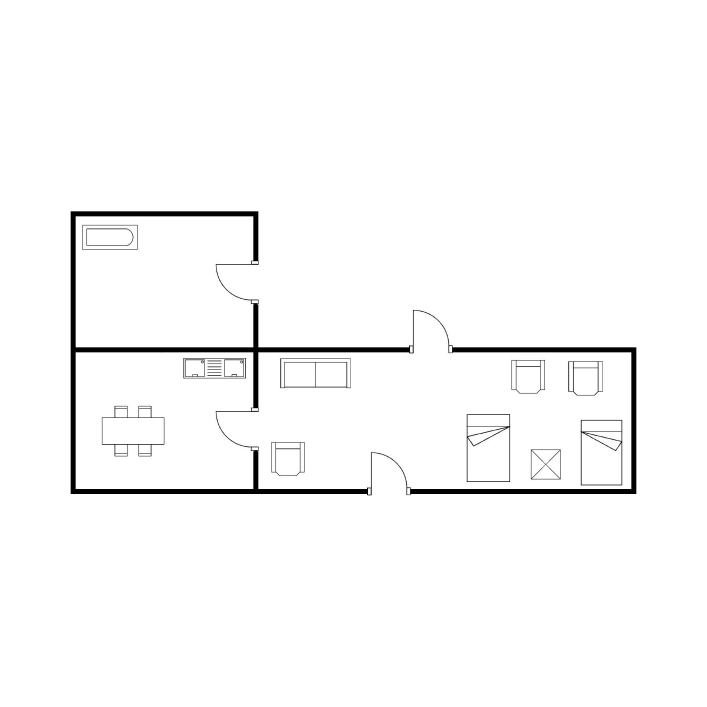
#> input picture ROBIN/augmented_Dataset_3rooms/Cat1_1.jpg, 2121 x 2121 px, given as the content of the folder ROBIN/parcel_Dataset_4rooms, which was not available (shown at 1/3 size)
$ python create_paired_images.py
#> lines starting #> are read from the running program, lines starting #| are printed output that depends on the picture; pictures that were not available may be replaced by others from this repository, and a replacement may not be noted
import os
import cv2
import numpy as np
from copy import deepcopy, copy

class  Paired_Preparation:
    def __init__(self):
        self.folder_name = "Dataset_4rooms"
        self.final_folder_name_first = "parcel_"+self.folder_name
        self.final_folder_name_second = "footprint_"+self.folder_name
        self.save_folder_name = 'footprint_generation'+self.folder_name
        self.image_size = 512
        self.list_of_image = os.listdir("ROBIN/"+self.final_folder_name_first)
        self.img1 = None
        self.img2 = None
        if not os.path.isdir("ROBIN/"+self.save_folder_name):
            os.makedirs("ROBIN/"+self.save_folder_name)

    def create_paired(self):
        for image in self.list_of_image[:5]:
            self.footprint_points = []
            self.img1 = cv2.imread("ROBIN/"+self.final_folder_name_first+"/"+image)
#> self.img1 is the input picture: shape (2121, 2121, 3); min 0, max 255, mean 249.3
            self.img1 = cv2.resize(self.img1,(self.image_size,self.image_size))
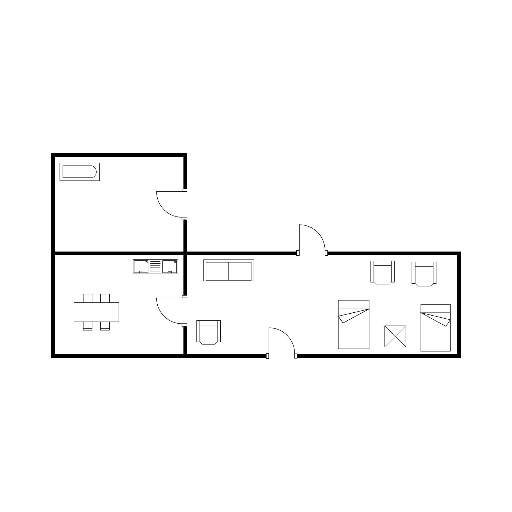
#> self.img1: shape (512, 512, 3); min 0, max 255, mean 249.1
            self.img2 = cv2.imread("ROBIN/"+self.final_folder_name_second+"/"+image)
            self.img2 = cv2.resize(self.img2,(self.image_size,self.image_size))
            self.img_copy= cv2.hconcat([self.img1, self.img2])
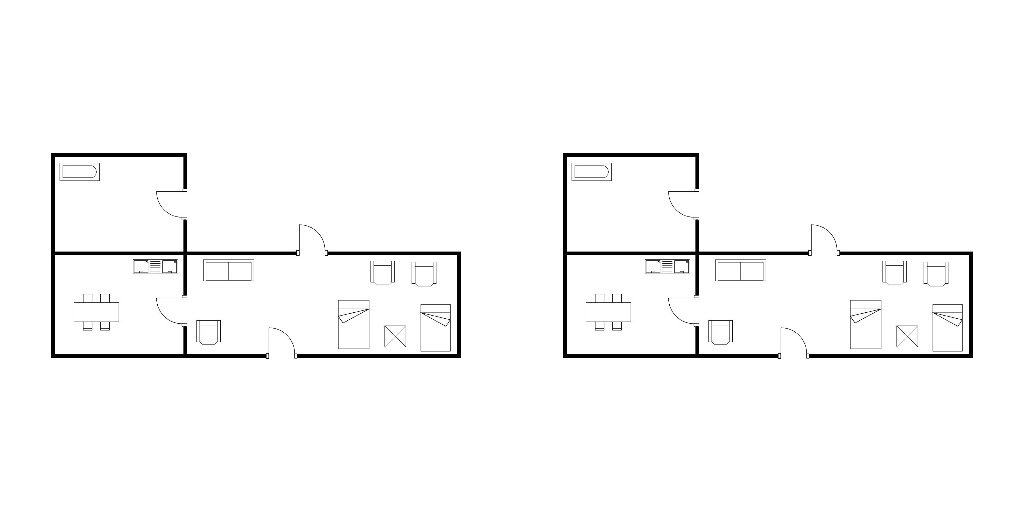
#> self.img_copy: shape (512, 1024, 3); min 0, max 255, mean 249.1
            cv2.imwrite("ROBIN/"+self.save_folder_name+"/"+image,self.img_copy)

paired = Paired_Preparation()
paired.create_paired()

$ run again, on ROBIN/augmented_Dataset_4rooms/Cat18_2.jpg
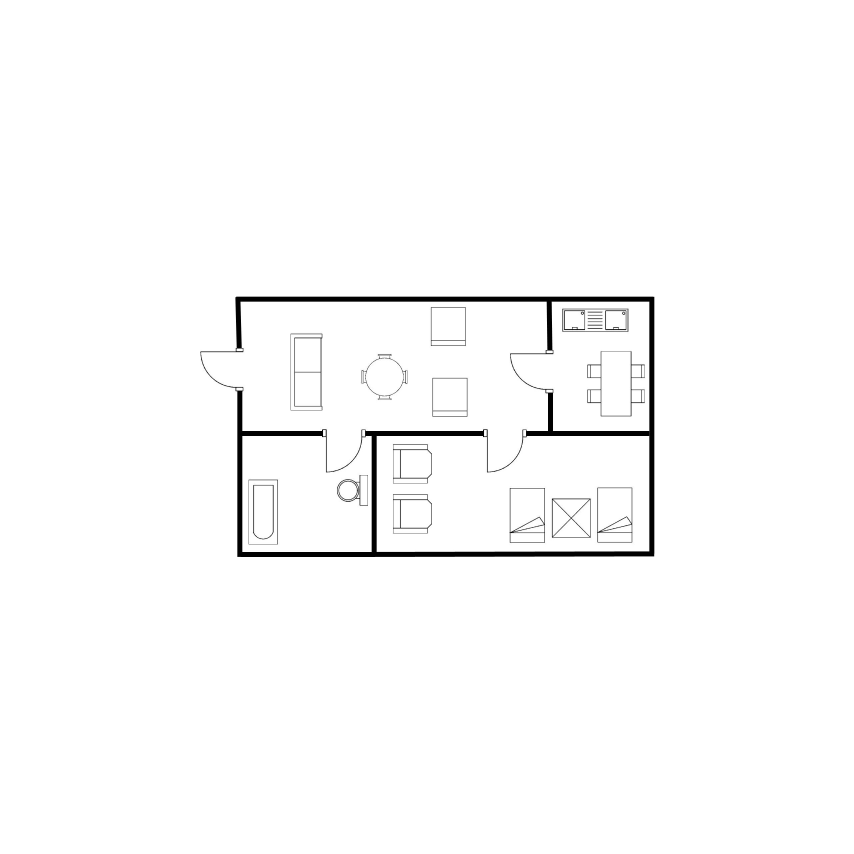
#> input picture ROBIN/augmented_Dataset_4rooms/Cat18_2.jpg, 2562 x 2562 px, given as the content of the folder ROBIN/parcel_Dataset_4rooms, which was not available (shown at 1/3 size)
#> in create_paired, self.img1 is the input picture: shape (2562, 2562, 3); min 0, max 255, mean 251
#> in create_paired, `self.img1 = cv2.resize(self.img1,(self.image_size,self.image_size))`:
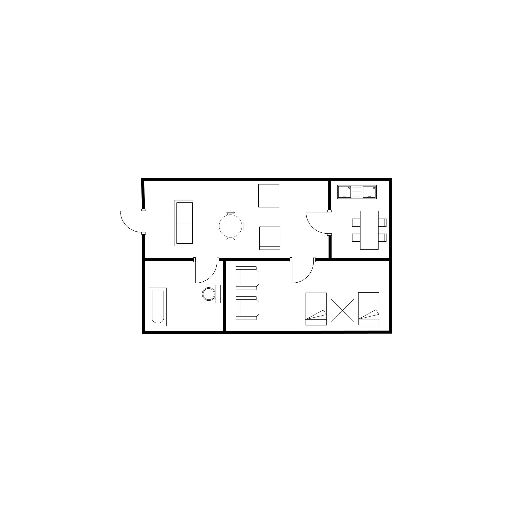
#> self.img1: shape (512, 512, 3); min 0, max 255, mean 250.9
#> in create_paired, `self.img_copy= cv2.hconcat([self.img1, self.img2])`:
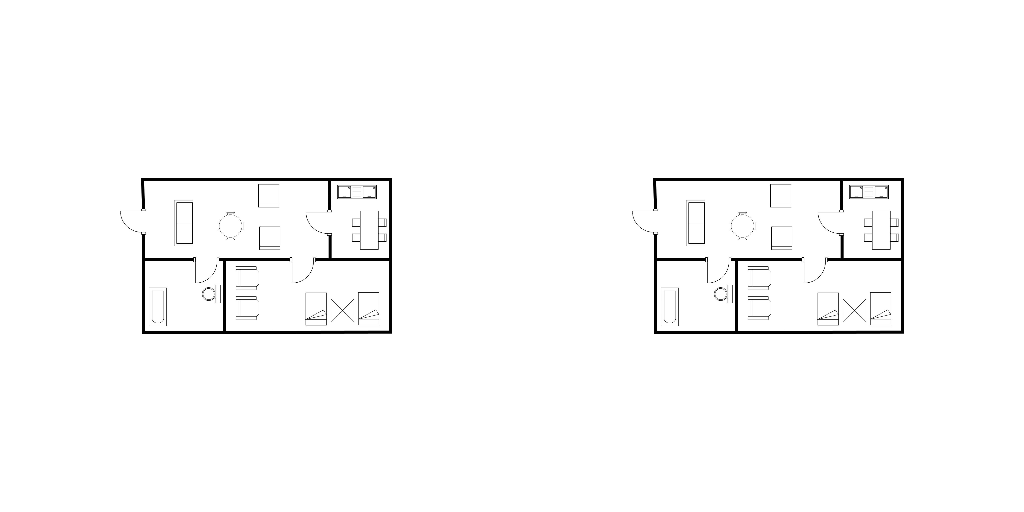
#> self.img_copy: shape (512, 1024, 3); min 0, max 255, mean 250.9

$ run again, on ROBIN/augmented_Dataset_4rooms/Cat18_3_r.jpg
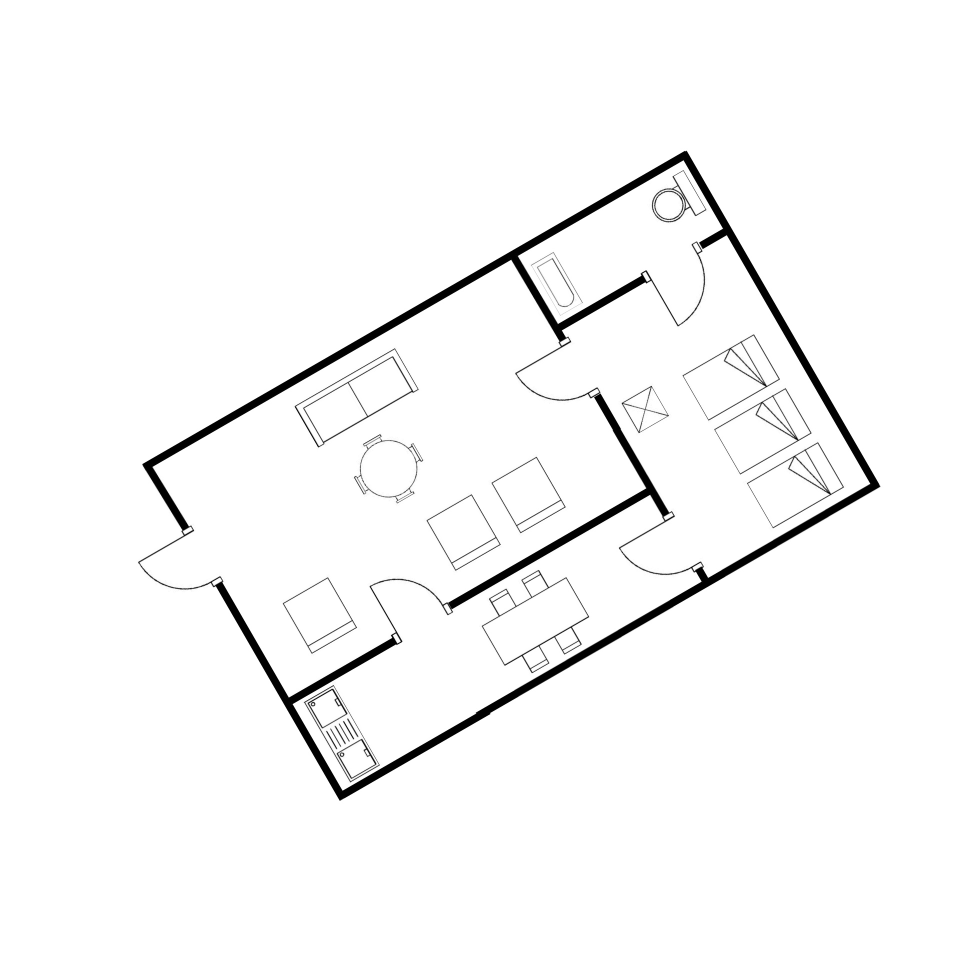
#> input picture ROBIN/augmented_Dataset_4rooms/Cat18_3_r.jpg, 1956 x 1956 px, given as the content of the folder ROBIN/parcel_Dataset_4rooms, which was not available (shown at 1/2 size)
#> in create_paired, self.img1 is the input picture: shape (1956, 1956, 3); min 0, max 255, mean 248.4
#> in create_paired, `self.img1 = cv2.resize(self.img1,(self.image_size,self.image_size))`:
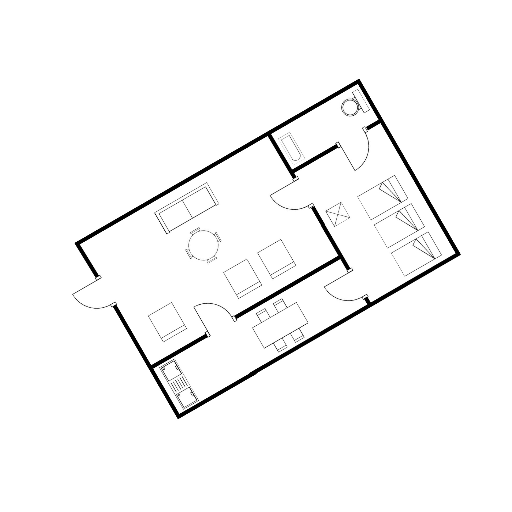
#> self.img1: shape (512, 512, 3); min 0, max 255, mean 248.4
#> in create_paired, `self.img_copy= cv2.hconcat([self.img1, self.img2])`:
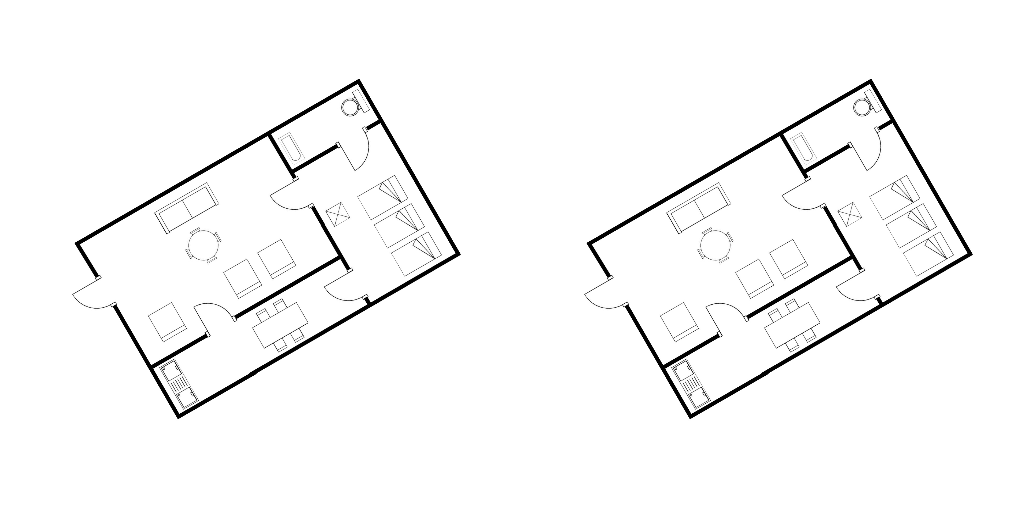
#> self.img_copy: shape (512, 1024, 3); min 0, max 255, mean 248.4

$ run again, on ROBIN/augmented_Dataset_5rooms/Cat35_1.jpg
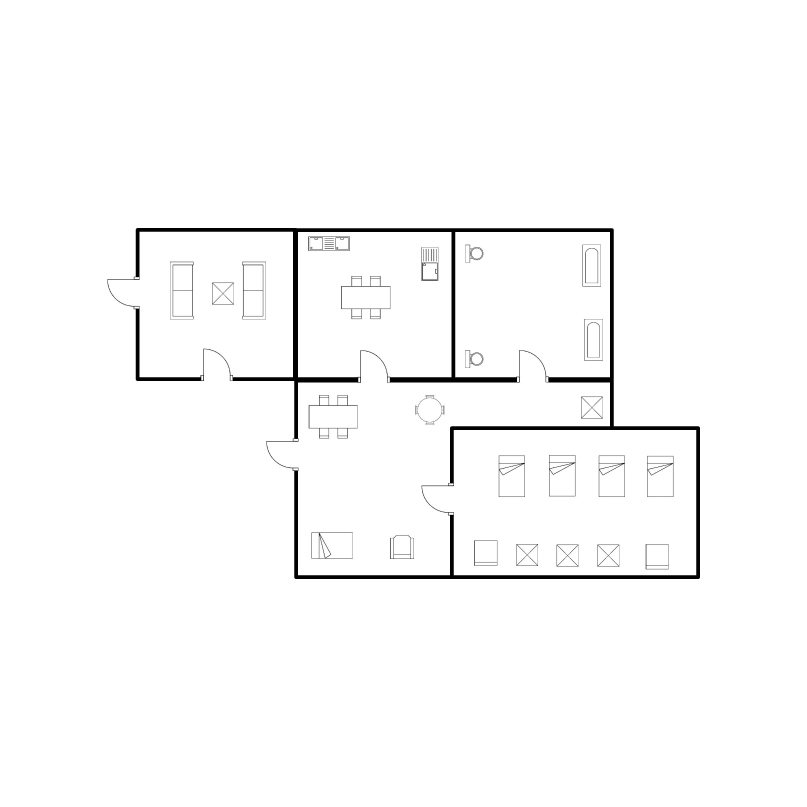
#> input picture ROBIN/augmented_Dataset_5rooms/Cat35_1.jpg, 3228 x 3228 px, given as the content of the folder ROBIN/parcel_Dataset_4rooms, which was not available (shown at 1/4 size)
#> in create_paired, self.img1 is the input picture: shape (3228, 3228, 3); min 0, max 255, mean 250.3
#> in create_paired, `self.img1 = cv2.resize(self.img1,(self.image_size,self.image_size))`:
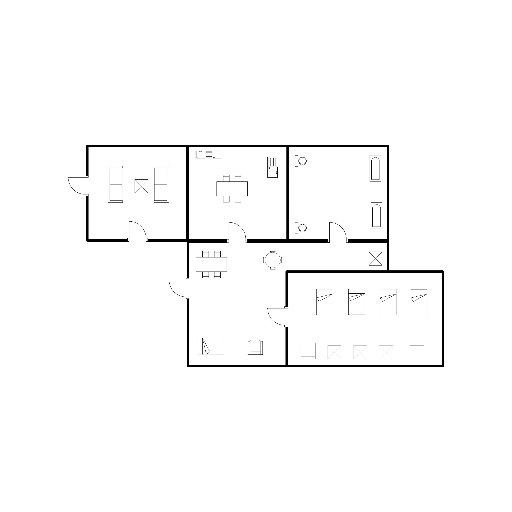
#> self.img1: shape (512, 512, 3); min 0, max 255, mean 250.4
#> in create_paired, `self.img_copy= cv2.hconcat([self.img1, self.img2])`:
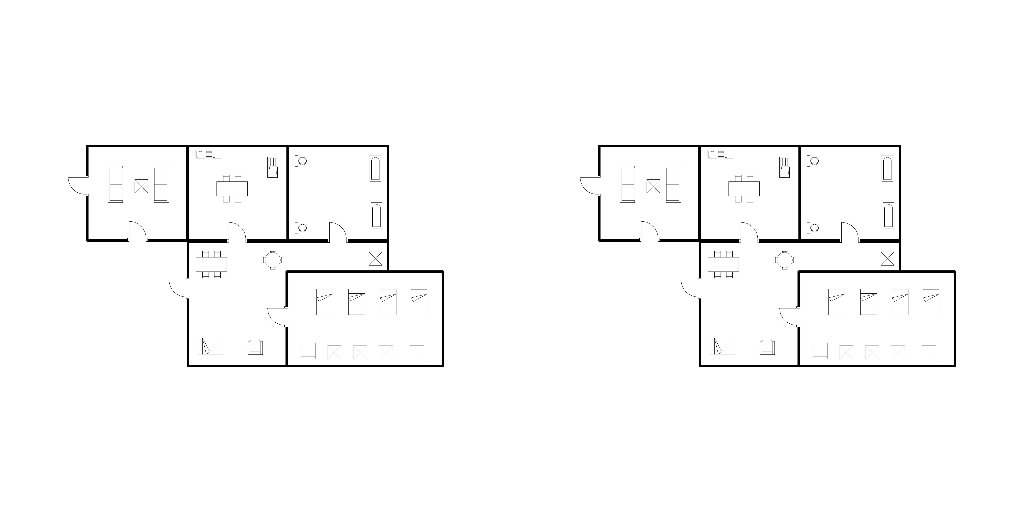
#> self.img_copy: shape (512, 1024, 3); min 0, max 255, mean 250.4
